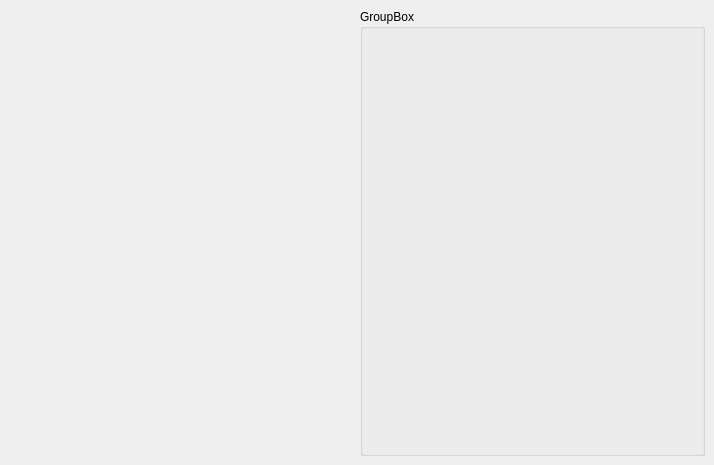
<?xml version="1.0" encoding="UTF-8"?>
<ui version="4.0">
 <class>QwtPlotterWindow</class>
 <widget class="QMainWindow" name="QwtPlotterWindow">
  <property name="geometry">
   <rect>
    <x>0</x>
    <y>0</y>
    <width>714</width>
    <height>465</height>
   </rect>
  </property>
  <property name="windowTitle">
   <string>MainWindow</string>
  </property>
  <widget class="QWidget" name="central_widget">
   <layout class="QGridLayout" name="gridLayout">
    <item row="0" column="0">
     <widget class="QwtPlot" name="qwt_plot"/>
    </item>
    <item row="0" column="1">
     <widget class="QGroupBox" name="box">
      <property name="title">
       <string>GroupBox</string>
      </property>
      <layout class="QVBoxLayout" name="verticalLayout_2">
       <item>
        <layout class="QVBoxLayout" name="vertical_layout"/>
       </item>
       <item>
        <spacer name="vertical_spacer">
         <property name="orientation">
          <enum>Qt::Vertical</enum>
         </property>
         <property name="sizeHint" stdset="0">
          <size>
           <width>20</width>
           <height>389</height>
          </size>
         </property>
        </spacer>
       </item>
      </layout>
     </widget>
    </item>
   </layout>
  </widget>
 </widget>
 <customwidgets>
  <customwidget>
   <class>QwtPlot</class>
   <extends>QFrame</extends>
   <header>qwt_plot.h</header>
  </customwidget>
 </customwidgets>
 <resources/>
 <connections/>
</ui>
